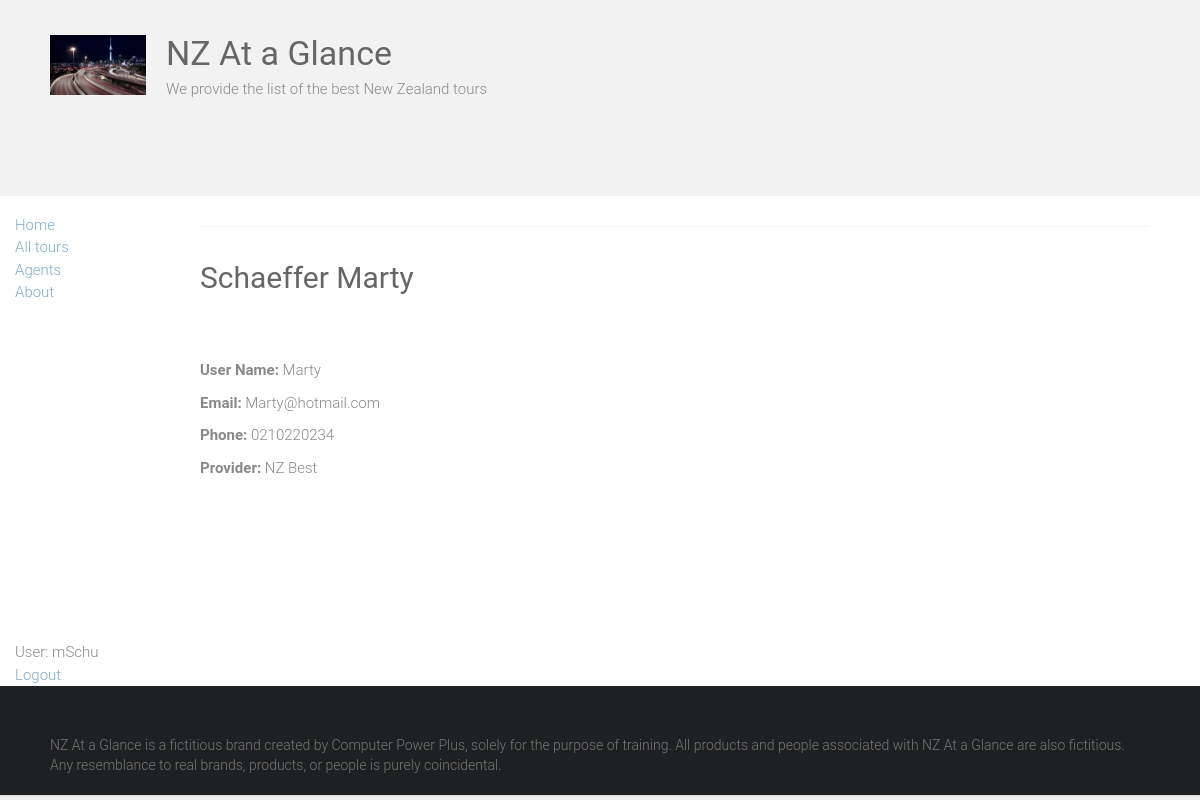
/home/agent/1 (signed in), run on the app's committed database.
### home/models.py (models this page shows, shortened)
class Agent(models.Model):
    PROVIDER_CHOICES =(
        ('NZ Best', 'NZ Best Tour Company'),
        ('NZ First', 'New Zealand First Bus Tours'),
        ('Little Black Bus', 'Little Black Bus Individual Tours')
    )
    first_name = models.CharField(max_length=50)
    last_name = models.CharField(max_length=50)
    agent_username = models.CharField(max_length=30)
    email_address = models.CharField(max_length=30)
    phone_number = models.CharField(max_length=15)
    provider = models.CharField(choices=PROVIDER_CHOICES, max_length=30)

### home/views.py (the view)
# urls.py: path('agent/<int:pk>', views.AgentDetailView.as_view(), name='agent_detail'),
class AgentDetailView(generic.DetailView):
    model = Agent

### home/templatetags/custom_tag.py (called while the page is built)
@register.inclusion_tag('agent_check.html')
def is_agent(user_name):
    agents = Agent.objects.all()
    agents_names = []
    valid_agent = False
    for agent in agents:
        agents_names.append(agent.agent_username)
    if user_name in agents_names:
        valid_agent = True
    return {'valid_agent': valid_agent}

### home/templates/home/agent_detail.html
{% extends "base.html" %}
{% block content %}
<div>
  <h1> {{agent.last_name|capfirst}} {{agent.first_name|capfirst}} </h1>
  <br><br>
  <p><b>User Name:</b> {{ agent.agent_username}} </p>
  <p><b>Email:</b> {{ agent.email_address}} </p>
  <p><b>Phone:</b> {{ agent.phone_number}} </p>
  <p><b>Provider:</b> {{ agent.provider}} </p>
  <br>
</div>
{% endblock %}

### home/templates/base.html (shortened to what this page needs)
{% load static %}
<html lang="en-US">
    <head>
        <link rel="stylesheet" href="https://maxcdn.bootstrapcdn.com/bootstrap/3.3.7/css/bootstrap.min.css">
        {% load static %}
        <link rel="stylesheet" id="ample-style-css" href="{% static 'style.css' %}" type="text/css" media="all">
        <header>
            <div class="header">
                <div class="main-head-wrap inner-wrap clearfix">
                    <div id="header-logo-image">
                      <img src="{% static 'images/logo.png' %}" alt="NZ At a Glance">
                    </div>
                    <div id="header-text" class="">
                        <h1 id="site-title">
                            <a href="/" title="NZ At a Glance" rel="home">NZ At a Glance</a>
                        </h1>
                        <p>We provide the list of the best New Zealand tours</p>
                    </div>
                </div>
            </div>
        </header>
    </head>
    <body class="wide">
      <div class="container-fluid">
        <div class="row">
            <div class="col-sm-2">
                {% block sidebar %}
                <ul class="sidebar-nav">
                  <br><br><br>
                  <li><a href="{% url 'home' %}">Home</a></li>
                  <li><a href="{% url 'tours' %}">All tours</a></li>
                  <li><a href="{% url 'agents' %}">Agents</a></li>
                  <li><a href="{% url 'about' %}">About</a></li>
                  {% if user.is_authenticated %}
                    {% load custom_tag %}
                  <br><br><br>
                  <br><br><br>
                  <br><br><br>
                  <br><br><br>
                  <br><br><br>
                  <li>User: {{ user.get_username }}</li>
                  <li><a href="{% url 'logout' %}?next={{request.path}}">Logout</a></li>
                  {% else %}
                  <li><a href="{% url 'login'%}?next={{request.path}}">Login</a></li>
                  {% endif %}
                </ul>
                {% endblock %}
            </div>
        <div id="page" class="hfeed site">
            <div class="main-wrapper">
                <div class="single-page clearfix">
                    <div class="inner-wrap">
                        <hr>
                        <div>
                          {% block content %}
                          {% endblock %}
                        </div>
                    </div>
                </div>
            </div>
            <footer id="colophon">
                <div class="inner-wrap">
                    NZ At a Glance is a fictitious brand created by Computer Power Plus, solely for the purpose of training. All products and people associated with NZ At a Glance are also fictitious. Any resemblance to real brands, products, or people is purely coincidental.
                </div>
            </footer>
        </div>
      </div>
    </div>
    </body>
</html>

### static/style.css (style rules this page uses)
html, body, div, span, applet, object, iframe, h1, h2, h3, h4, h5, h6, p, blockquote, pre, a, abbr, acronym, address, big, cite, code, del, dfn, em, font, ins, kbd, q, s, samp, small, strike, strong, sub, sup, tt, var, dl, dt, dd, ol, ul, li, fieldset, form, label, legend, table, caption, tbody, tfoot, thead, tr, th, td { border: 0; font: inherit; font-size: 100%; font-style: inherit; font-weight: inherit; margin: 0; outline: 0; padding: 0; vertical-align: baseline; }
html { overflow-y: scroll; -webkit-text-size-adjust: 100%; -ms-text-size-adjust: 100%; }
article, aside, details, figcaption, figure, footer, header, main, nav, section { display: block; }
h1, h2, h3, h4, h5, h6 { color: #666666; line-height: 1.4; padding-bottom: 15px; font-weight: normal; }
h1 { font-size: 30px; }
body, button, input, select, textarea { color: #888888; font-size: 15px; line-height: 1.5; font-family: 'Roboto', sans-serif; font-weight: 300; }
p { color: #888888; font-size: 15px; line-height: 1.5; margin-bottom: 15px; font-weight: 300; }
ul, ol { list-style: none; }
body { background: #f2f2f2; }
hr { border-color: #f2f2f2; border-style: solid none none; border-width: 1px 0 0; height: 0; margin: 30px 0; }
a { color: #80abc8; text-decoration: none; -webkit-transition: 0.25s ease-in-out; -moz-transition: 0.25s ease-in-out; transition: 0.25s ease-in-out; -ms-transition: 0.25s ease-in-out; -o-transition: 0.25s ease-in-out; }
img { max-width: 100%; height: auto; vertical-align: top; margin-bottom: 18px; }
.clearfix:after { visibility: hidden; display: block; font-size: 0; content: " "; clear: both; height: 0; }
.clearfix { display: inline-block; }
.clearfix { display: block; }
body { padding-top: 30px; padding-bottom: 30px; }
body.wide { padding-top: 0; padding-bottom: 0; }
#page { background-color: #ffffff; margin: 0 auto; max-width: 1180px; box-shadow: 0 1px 2px 0 rgba(0, 0, 0, 0.1); }
.wide #page { max-width: 100%; }
.inner-wrap { max-width: 1100px; margin: 0 auto; }
.main-head-wrap { padding: 30px 0; }
.header { border-bottom: 1px solid #f2f2f2; }
#header-logo-image { float: left; padding: 5px 20px 5px 0; max-width: 100%; }
#header-logo-image img { margin-bottom: 0px; max-height: 60px; height: auto; width: auto; }
#header-text { float: left; padding-right: 20px; }
#site-title { padding-bottom: 0; }
#site-title a { color: #666666; font-size: 34px; }
.single-page { margin-top: 50px; }
.single-page p { margin-bottom: 10px; }
#colophon { font-size: 14px; clear: both; color: #777; background-color: #1f2021; overflow: hidden; padding: 50px 0 20px; }
#colophon, #colophon p { font-size: 14px; line-height: 1.4; }

### data on the page
Agent: last_name "Schaeffer", first_name "Marty", agent_username "Marty", email_address "Marty@hotmail.com", phone_number "0210220234", provider "NZ Best"

### other printed values
{{ user.get_username }} "mSchu"
